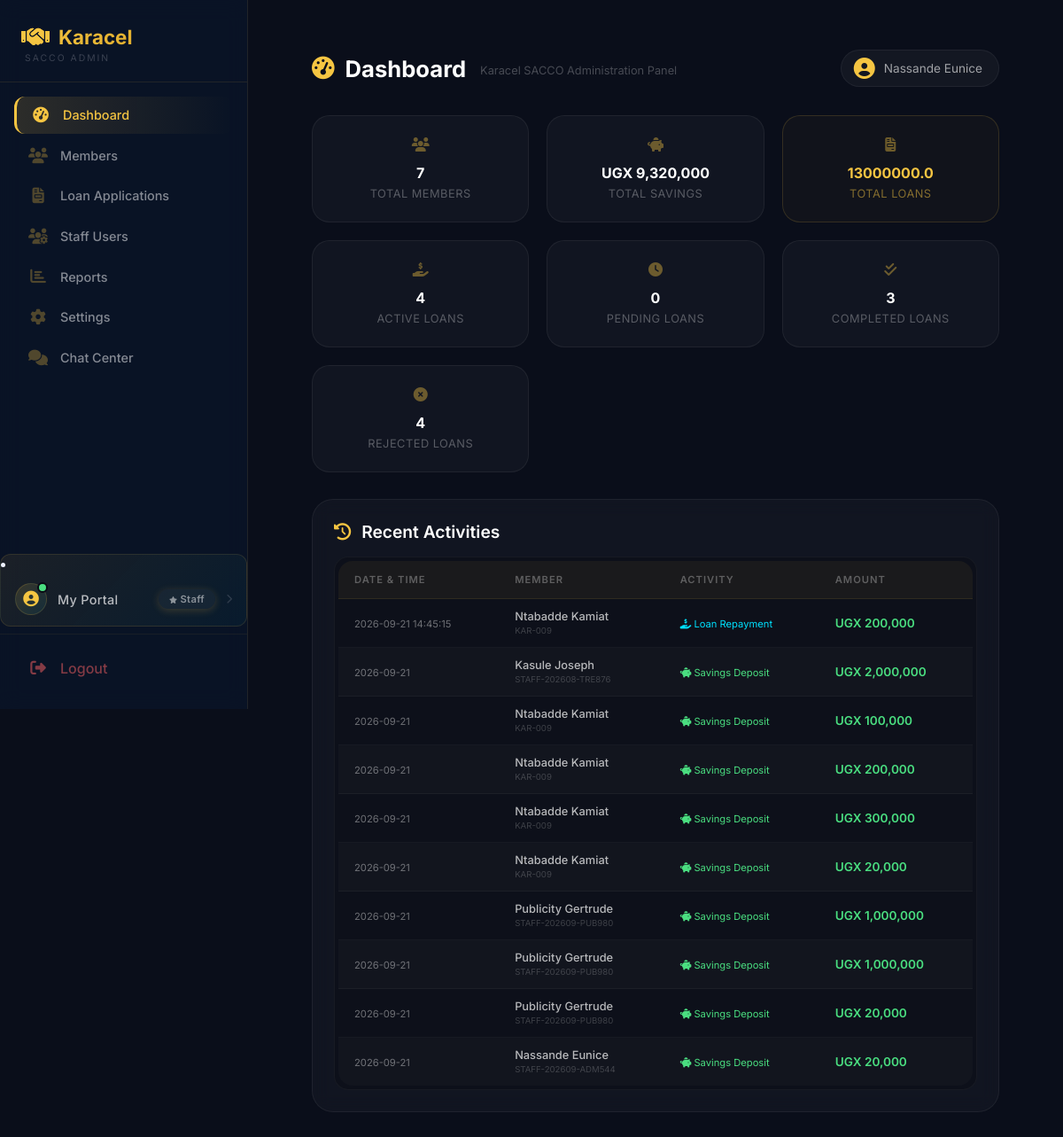
Before: /admin/dashboard (signed in) with the older database file.
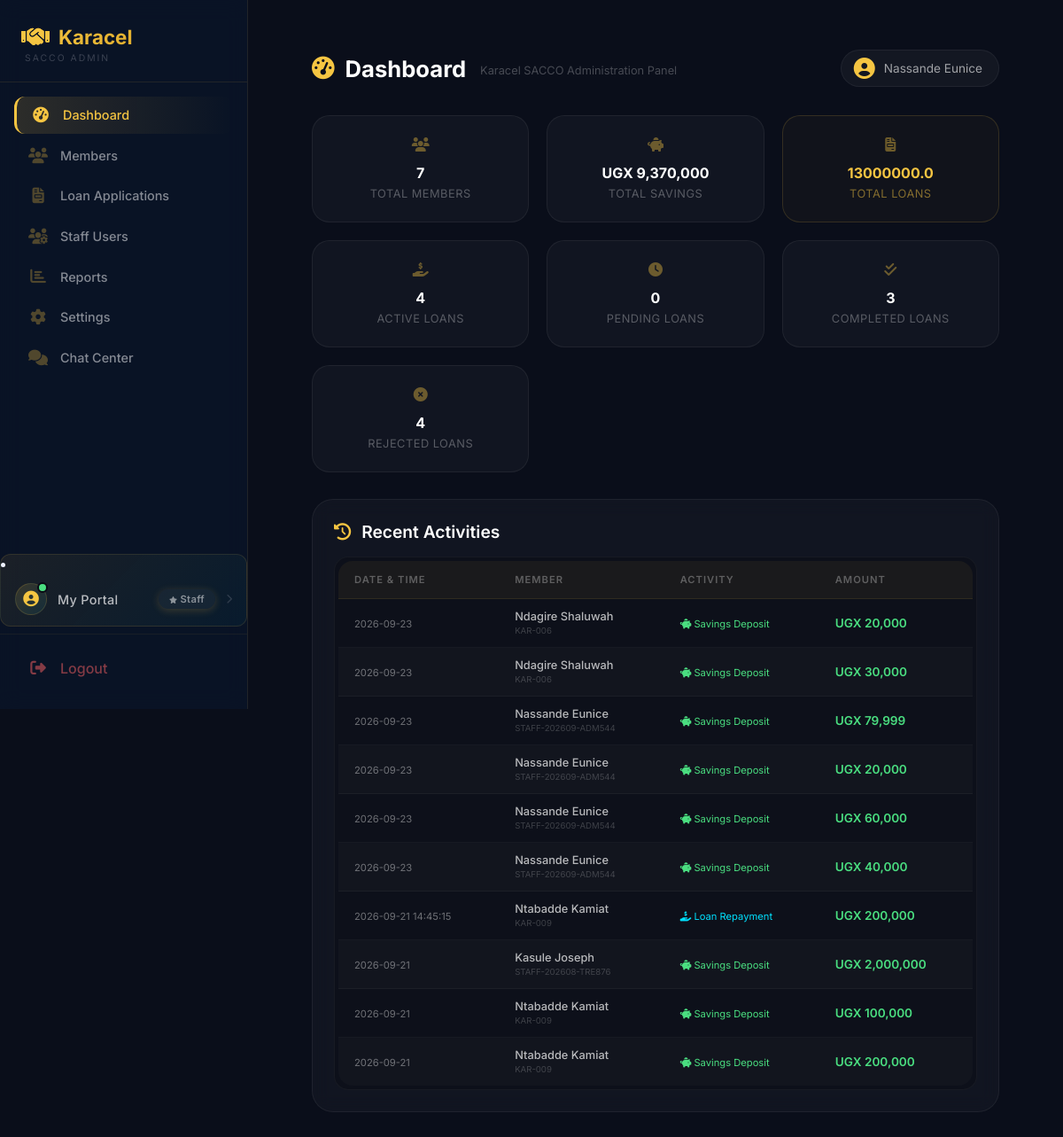
After: the same page with the newer database file.
### tables this page shows
CREATE TABLE users (
        id INTEGER PRIMARY KEY AUTOINCREMENT,
        full_name TEXT NOT NULL,
        gender TEXT,
        dob TEXT,
        sacco_number TEXT UNIQUE NOT NULL,
        email TEXT,
        phone TEXT,
        address TEXT,
        password TEXT NOT NULL,
        role TEXT DEFAULT 'member',
        status TEXT DEFAULT 'active',
        savings_balance REAL DEFAULT 0,
        next_of_kin_name TEXT,
        relationship TEXT,
        next_of_kin_phone TEXT,
        registration_date TIMESTAMP DEFAULT CURRENT_TIMESTAMP
    , kai_shares INTEGER DEFAULT 0, ks_shares INTEGER DEFAULT 0, kac_paid INTEGER DEFAULT 0, kac_paid_date TEXT, registration_fee_paid INTEGER DEFAULT 0, registration_fee_paid_date TEXT, account_number TEXT);

CREATE TABLE savings_deposits (
            id INTEGER PRIMARY KEY AUTOINCREMENT,
            user_id INTEGER NOT NULL,
            amount REAL NOT NULL,
            deposit_date TEXT NOT NULL,
            payment_method TEXT,
            receipt_number TEXT,
            notes TEXT,
            created_at TIMESTAMP DEFAULT CURRENT_TIMESTAMP, reference TEXT, savings_type TEXT DEFAULT "KAI", shares INTEGER DEFAULT 0,
            FOREIGN KEY (user_id) REFERENCES users(id)
        );

### app.py (the view, shortened to what this page needs)
@app.route("/admin/dashboard")
def admin_dashboard():
    if session.get("role") != "admin":
        return redirect("/login")
    conn = get_db()
    total_members = conn.execute("""
        SELECT COUNT(*) FROM users WHERE LOWER(role) = 'member'
    """).fetchone()[0]
    total_savings = conn.execute("""
        SELECT COALESCE(SUM(savings_balance), 0)
        FROM users
        WHERE LOWER(role) = 'member'
    """).fetchone()[0]
    monthly_savings = conn.execute("""
        SELECT COALESCE(SUM(amount), 0)
        FROM savings_deposits
        WHERE deposit_date >= date('now', 'start of month')
    """).fetchone()[0]
    total_deposits = conn.execute("""
        SELECT COUNT(*) FROM savings_deposits
    """).fetchone()[0]
    recent_deposits = conn.execute("""
        SELECT sd.*, u.full_name, u.sacco_number
        FROM savings_deposits sd
        JOIN users u ON sd.user_id = u.id
        ORDER BY sd.deposit_date DESC
        LIMIT 5
    """).fetchall()
    members = conn.execute("""
        SELECT
            u.*,
            COALESCE((SELECT COUNT(*) FROM loans WHERE user_id = u.id AND status IN ('approved', 'disbursed', 'active')), 0) as active_loans_count
        FROM users u
        WHERE LOWER(u.role) = 'member'
        ORDER BY u.id DESC
    """).fetchall()
    total_loans = conn.execute("""
        SELECT COALESCE(SUM(amount), 0)
        FROM loans
        WHERE status IN ('approved', 'disbursed', 'active')
    """).fetchone()[0]
    active_loans = conn.execute("""
        SELECT COUNT(*)
        FROM loans
        WHERE status IN ('approved', 'disbursed', 'active')
    """).fetchone()[0]
    pending_loans = conn.execute("""
        SELECT COUNT(*)
        FROM loans
        WHERE status = 'pending'
    """).fetchone()[0]
    approved_loans = conn.execute("""
        SELECT COUNT(*)
        FROM loans
        WHERE status = 'approved'
    """).fetchone()[0]
    rejected_loans = conn.execute("""
        SELECT COUNT(*)
        FROM loans
        WHERE status = 'rejected'
    """).fetchone()[0]
    disbursed_loans = conn.execute("""
        SELECT COUNT(*)
        FROM loans
        WHERE status = 'disbursed'
    """).fetchone()[0]
    completed_loans = conn.execute("""
        SELECT COUNT(*)
        FROM loans
        WHERE status = 'completed'
    """).fetchone()[0]
    loan_applications = conn.execute("""
        SELECT
            l.*,
            u.full_name,
            u.savings_balance,
            COALESCE((SELECT COUNT(*) FROM loan_guarantors WHERE loan_id = l.id AND status = 'active'), 0) as total_guarantors,
            COALESCE((SELECT COUNT(*) FROM loan_guarantors WHERE loan_id = l.id AND status = 'pending'), 0) as pending_guarantors
        FROM loans l
        JOIN users u ON l.user_id = u.id
        ORDER BY
            CASE
                WHEN l.status = 'pending' THEN 1
                WHEN l.status = 'approved' THEN 2
                WHEN l.status = 'disbursed' THEN 3
                WHEN l.status = 'active' THEN 4
                WHEN l.status = 'completed' THEN 5
                WHEN l.status = 'rejected' THEN 6
            END,
            l.application_date DESC
        LIMIT 50
    """).fetchall()
    recent_activities = conn.execute("""
        SELECT 'deposit' as type, sd.amount, sd.deposit_date as date, u.full_name, u.sacco_number
        FROM savings_deposits sd
        JOIN users u ON sd.user_id = u.id
        UNION ALL
        SELECT 'repayment' as type, r.amount, r.payment_date as date, u.full_name, u.sacco_number
        FROM repayments r
        JOIN users u ON r.user_id = u.id
        WHERE r.status = 'completed'
        ORDER BY date DESC
        LIMIT 10
    """).fetchall()
    staff_users = conn.execute("""
        SELECT
            u.*,
            COUNT(DISTINCT l.id) as loans_processed,
            COUNT(DISTINCT sd.id) as deposits_processed
        FROM users u
        LEFT JOIN loans l ON l.user_id = u.id
        LEFT JOIN savings_deposits sd ON sd.user_id = u.id
        WHERE LOWER(u.role) IN ('admin', 'chairperson', 'treasurer', 'secretary', 'publicity')
        GROUP BY u.id
        ORDER BY
            CASE
                WHEN LOWER(u.role) = 'admin' THEN 1
                WHEN LOWER(u.role) = 'chairperson' THEN 2
                WHEN LOWER(u.role) = 'treasurer' THEN 3
                WHEN LOWER(u.role) = 'secretary' THEN 4
                WHEN LOWER(u.role) = 'publicity' THEN 5
            END,
            u.full_name
    """).fetchall()
    staff_counts = {
        'treasurer': conn.execute("SELECT COUNT(*) FROM users WHERE LOWER(role) = 'treasurer'").fetchone()[0],
        'secretary': conn.execute("SELECT COUNT(*) FROM users WHERE LOWER(role) = 'secretary'").fetchone()[0],
        'publicity': conn.execute("SELECT COUNT(*) FROM users WHERE LOWER(role) = 'publicity'").fetchone()[0],
        'admin': conn.execute("SELECT COUNT(*) FROM users WHERE LOWER(role) IN ('admin', 'chairperson')").fetchone()[0]
    }
    today = datetime.now().strftime('%Y-%m-%d')
    settings = {}
    try:
        conn.row_factory = sqlite3.Row
        settings_row = conn.execute("SELECT * FROM system_settings LIMIT 1").fetchone()
        if settings_row:
            settings = dict(settings_row)
    except Exception as e:
        print(f"Error loading settings: {e}")
        settings = {
            'sacco_name': 'Karacel Association',
            'registration_number': 'SACCO/REG/2024/001',
            'savings_interest_rate': 6.5,
            'loan_interest_rate': 12,
            'penalty_rate': 5,
            'max_loan_amount': '10,000,000',
            'min_loan_amount': '10,000',
            'max_tenure': 24,
            'kai_share_price': 100000,
            'ks_share_price': 10000,
            'kac_annual_fee': 100000,
            'registration_fee': 20000
        }
    conn.close()
    return render_template(
        "admin/admin-dashboard.html",
        members=members,
        total_members=total_members,
        total_savings=total_savings,
        monthly_savings=monthly_savings,
        total_deposits=total_deposits,
        recent_deposits=recent_deposits,
        total_loans=total_loans,
        active_loans=active_loans,
        pending_loans=pending_loans,
        approved_loans=approved_loans,
        rejected_loans=rejected_loans,
        disbursed_loans=disbursed_loans,
        completed_loans=completed_loans,
        loan_applications=loan_applications,
        recent_activities=recent_activities,
        staff_users=staff_users,
        staff_counts=staff_counts,
        today=today,
        now=datetime.now(),
        settings=settings
    )

### app.py (called while the page is built)
def get_db():
    conn = sqlite3.connect("sacco.db")
    conn.row_factory = sqlite3.Row
    return conn

@app.context_processor
def inject_globals():
    from datetime import datetime
    completed_loans = 0
    try:
        if 'user_id' in session:
            role = session.get('role', '')
            if role in ['treasurer', 'admin', 'chairperson']:
                db = get_db()
                completed_loans = db.execute("SELECT COUNT(*) FROM loans WHERE status = 'completed'").fetchone()[0]
                db.close()
    except Exception as e:
        print(f"Error getting completed_loans: {e}")
    return {
        'now': datetime.now(),
        'completed_loans': completed_loans
    }

### templates/admin/admin-dashboard.html (shortened to what the changed rows need)
{% extends "admin/admin-base.html" %}
{% block content %}
<main class="admin-main-content">
    <div class="app-bar">
        <div class="app-bar-left">
            <h2 id="appBarTitle"> Dashboard</h2>
        </div>
    </div>
    <div id="dashboard-panel" class="content-panel active">
        <div class="admin-stats">
            <div class="stat-box">
                <i class="fas fa-piggy-bank"></i>
                <h3>UGX {{ "{:,.0f}".format(total_savings) }}</h3>
                <p>Total Savings</p>
            </div>
        </div>
        <div class="action-card" style="margin-top: 16px;">
            <div class="table-wrapper">
                <table class="styled-table">
                    <thead>
                        <tr>
                            <th>Date & Time</th>
                            <th>Member</th>
                            <th>Activity</th>
                            <th>Amount</th>
                        </tr>
                    </thead>
                    <tbody>
                        {% if recent_activities %}
                            {% for activity in recent_activities %}
                            <tr>
                                <td>
                                    <span style="font-size:0.7rem; color:rgba(255,255,255,0.4);">
                                        {% if activity.created_at %}
                                            {{ activity.created_at|replace(' ', '<br>')|safe }}
                                        {% elif activity.deposit_date %}
                                            {{ activity.deposit_date }}
                                        {% elif activity.date %}
                                            {{ activity.date }}
                                        {% else %}
                                            {{ activity.payment_date or 'N/A' }}
                                        {% endif %}
                                    </span>
                                </td>
                                <td>
                                    <span style="font-weight:500;">{{ activity.full_name }}</span>
                                    <br>
                                    <span style="font-size:0.6rem; color:rgba(255,255,255,0.2);">{{ activity.sacco_number or '' }}</span>
                                </td>
                                <td>
                                    {% if activity.type == 'deposit' %}
                                        <span style="color: #4ade80; font-size:0.7rem;">
                                            <i class="fas fa-piggy-bank"></i> Savings Deposit
                                        </span>
                                    {% elif activity.type == 'repayment' %}
                                        <span style="color: #00e0ff; font-size:0.7rem;">
                                            <i class="fas fa-hand-holding-usd"></i> Loan Repayment
                                        </span>
                                    {% elif activity.type == 'loan' %}
                                        <span style="color: #f5c542; font-size:0.7rem;">
                                            <i class="fas fa-file-invoice"></i> Loan Application
                                        </span>
                                    {% else %}
                                        <span style="font-size:0.7rem;">{{ activity.type|title }}</span>
                                    {% endif %}
                                </td>
                                <td style="color: #4ade80; font-weight:600; font-size:0.85rem;">
                                    UGX {{ "{:,.0f}".format(activity.amount) }}
                                </td>
                            </tr>
                            {% endfor %}
                        {% endif %}
                    </tbody>
                </table>
            </div>
        </div>
    </div>
</main>
{% endblock %}

Changed rows visible on the page:
no longer on this page (row unchanged): savings_deposits: date "2026-09-21", full_name "Ntabadde Kamiat", sacco_number "KAR-009", shows "Savings Deposit", amount "300,000"
no longer on this page (row unchanged): users: date "2026-09-21", full_name "Publicity Gertrude", sacco_number "STAFF-202609-PUB980", shows "Savings Deposit", amount "1,000,000", amount "20,000"
no longer on one of the page's lists (row unchanged): users: full_name "Ntabadde Kamiat", sacco_number "KAR-009"
now on this page (row edited): users: date "2026-09-23", full_name "Ndagire Shaluwah", sacco_number "KAR-006", shows "Savings Deposit", amount "20,000"
added savings_deposits: date "2026-09-23", full_name "Ndagire Shaluwah", sacco_number "KAR-006", shows "Savings Deposit", amount "30,000"
added savings_deposits: date "2026-09-23", full_name "Nassande Eunice", sacco_number "STAFF-202609-ADM544", shows "Savings Deposit", amount "79,999"
changed users "Nassande Eunice": date "2026-09-21" → "2026-09-23"; moves up the list
added savings_deposits: date "2026-09-23", full_name "Nassande Eunice", sacco_number "STAFF-202609-ADM544", shows "Savings Deposit", amount "60,000"
added savings_deposits: date "2026-09-23", full_name "Nassande Eunice", sacco_number "STAFF-202609-ADM544", shows "Savings Deposit", amount "40,000"
Other visible differences:
{{ "{:,.0f}".format(total_savings) }}: "9,320,000" → "9,370,000"
